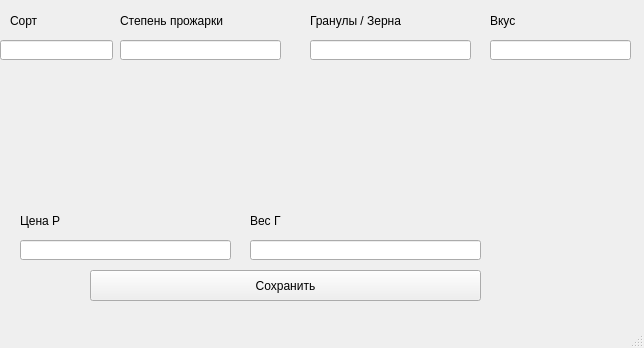
<?xml version="1.0" encoding="UTF-8"?>
<ui version="4.0">
 <class>MainWindow</class>
 <widget class="QMainWindow" name="MainWindow">
  <property name="geometry">
   <rect>
    <x>0</x>
    <y>0</y>
    <width>644</width>
    <height>348</height>
   </rect>
  </property>
  <property name="windowTitle">
   <string>MainWindow</string>
  </property>
  <widget class="QWidget" name="centralwidget">
   <widget class="QLabel" name="label">
    <property name="geometry">
     <rect>
      <x>10</x>
      <y>10</y>
      <width>101</width>
      <height>21</height>
     </rect>
    </property>
    <property name="text">
     <string>Сорт</string>
    </property>
   </widget>
   <widget class="QLabel" name="label_2">
    <property name="geometry">
     <rect>
      <x>120</x>
      <y>10</y>
      <width>171</width>
      <height>21</height>
     </rect>
    </property>
    <property name="text">
     <string>Степень прожарки</string>
    </property>
   </widget>
   <widget class="QLabel" name="label_3">
    <property name="geometry">
     <rect>
      <x>310</x>
      <y>10</y>
      <width>161</width>
      <height>21</height>
     </rect>
    </property>
    <property name="text">
     <string>Гранулы / Зерна</string>
    </property>
   </widget>
   <widget class="QLabel" name="label_4">
    <property name="geometry">
     <rect>
      <x>490</x>
      <y>10</y>
      <width>141</width>
      <height>21</height>
     </rect>
    </property>
    <property name="text">
     <string>Вкус</string>
    </property>
   </widget>
   <widget class="QLabel" name="label_5">
    <property name="geometry">
     <rect>
      <x>20</x>
      <y>210</y>
      <width>201</width>
      <height>21</height>
     </rect>
    </property>
    <property name="text">
     <string>Цена Р</string>
    </property>
   </widget>
   <widget class="QLabel" name="label_6">
    <property name="geometry">
     <rect>
      <x>250</x>
      <y>210</y>
      <width>231</width>
      <height>21</height>
     </rect>
    </property>
    <property name="text">
     <string>Вес Г</string>
    </property>
   </widget>
   <widget class="QLineEdit" name="lineEdit">
    <property name="geometry">
     <rect>
      <x>0</x>
      <y>40</y>
      <width>113</width>
      <height>20</height>
     </rect>
    </property>
   </widget>
   <widget class="QLineEdit" name="lineEdit_2">
    <property name="geometry">
     <rect>
      <x>120</x>
      <y>40</y>
      <width>161</width>
      <height>20</height>
     </rect>
    </property>
   </widget>
   <widget class="QLineEdit" name="lineEdit_3">
    <property name="geometry">
     <rect>
      <x>310</x>
      <y>40</y>
      <width>161</width>
      <height>20</height>
     </rect>
    </property>
   </widget>
   <widget class="QLineEdit" name="lineEdit_4">
    <property name="geometry">
     <rect>
      <x>490</x>
      <y>40</y>
      <width>141</width>
      <height>20</height>
     </rect>
    </property>
   </widget>
   <widget class="QLineEdit" name="lineEdit_5">
    <property name="geometry">
     <rect>
      <x>20</x>
      <y>240</y>
      <width>211</width>
      <height>20</height>
     </rect>
    </property>
   </widget>
   <widget class="QLineEdit" name="lineEdit_6">
    <property name="geometry">
     <rect>
      <x>250</x>
      <y>240</y>
      <width>231</width>
      <height>20</height>
     </rect>
    </property>
   </widget>
   <widget class="QPushButton" name="pushButton">
    <property name="geometry">
     <rect>
      <x>90</x>
      <y>270</y>
      <width>391</width>
      <height>31</height>
     </rect>
    </property>
    <property name="text">
     <string>Сохранить</string>
    </property>
   </widget>
  </widget>
  <widget class="QMenuBar" name="menubar">
   <property name="geometry">
    <rect>
     <x>0</x>
     <y>0</y>
     <width>644</width>
     <height>18</height>
    </rect>
   </property>
  </widget>
  <widget class="QStatusBar" name="statusbar"/>
 </widget>
 <resources/>
 <connections/>
</ui>
